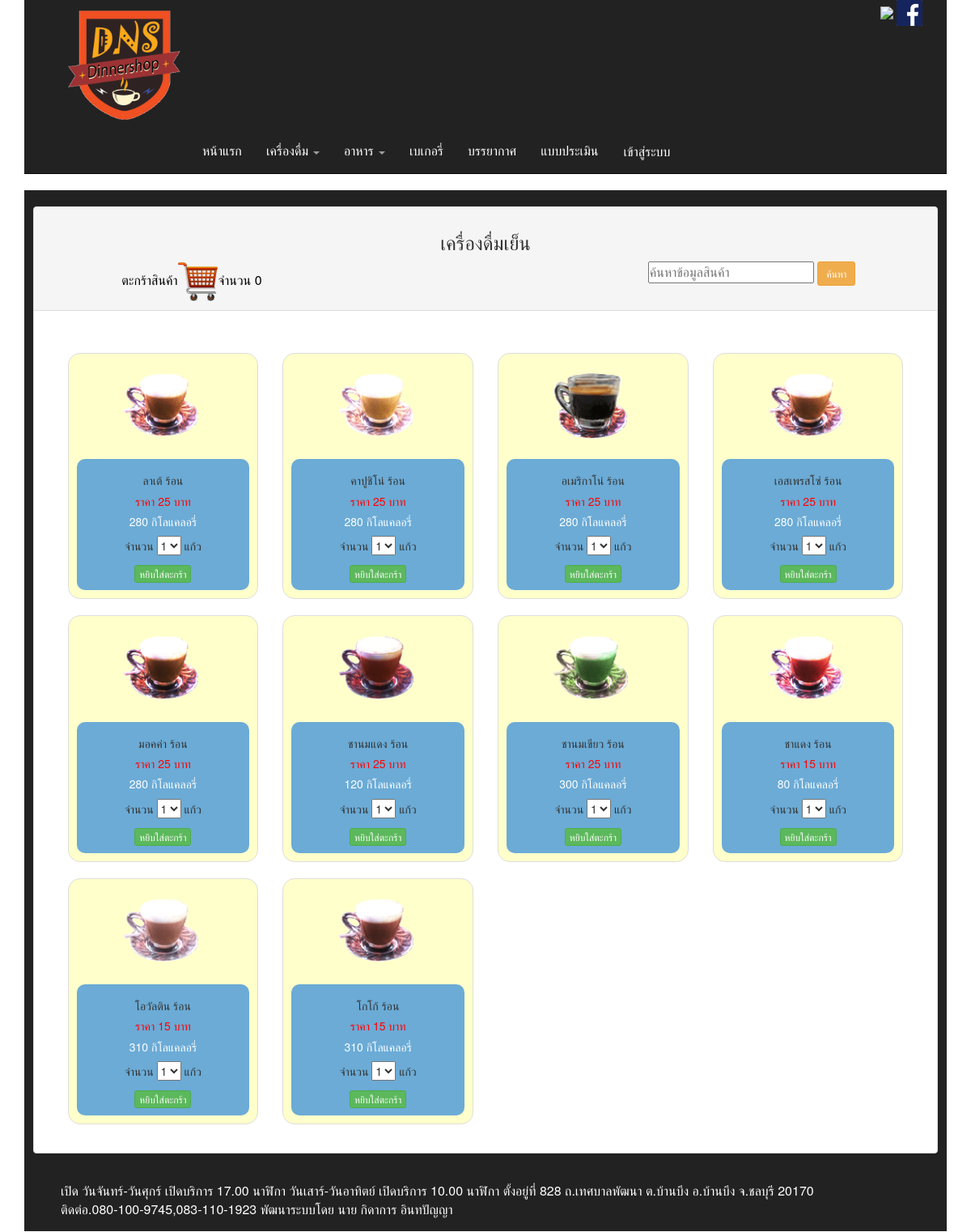
The page /Hot_drink.php on the database its author committed.
### tables this page shows
CREATE TABLE `product` (
  `pro_id` int(11) NOT NULL,
  `pro_name` varchar(100) NOT NULL,
  `price` int(11) NOT NULL,
  `Description` varchar(100) NOT NULL,
  `cat_id` int(11) NOT NULL,
  `image` text NOT NULL,
  `pro_number` int(11) NOT NULL,
  `calories` varchar(100) NOT NULL
);

### Hot_drink.php (the view, shortened to what this page needs)
<!DOCTYPE html>
<html lang="en">
    <head>
        <link href="css/bootstrap.css" rel="stylesheet">
        <link href="css/bootstrap.min.css" rel="stylesheet">
        <link href="css/dns_9.css" rel="stylesheet">
    </head>
    <body background='image/ui.jpg'>
        <?php
        include "menu.php";
        include("conn.php");
        $sql5 = "select*from orderdns where mem_id='$_SESSION[mem_id]' and order_id='' ";
        $res5 = mysqli_query($conn, $sql5);
        $row5 = mysqli_num_rows($res5);
        ?>
        <div class="container">
            <div class="navbar-inverse">
                <br>
                <div class="three panel panel-default">
                    <div class="panel-heading"><center><h3>เครื่องดื่มเย็น</h3></center>
                        <div class="row">
                            <div class="col-md-offset-1 col-xs-8 col-md-3">
                                <a href="proorder.php">
                                    <font color="#000000"size="3">
                                    ตะกร้าสินค้า<img src="image/zz.png"width="20%">จำนวน
                                    <?php echo $row5 ?>
                                </a>
                            </div>
                            <div class="col-md-offset-4 col-md-4 ">
                                <form  method="post" action="Search.php">
                                    <input type="text" name="search" placeholder="ค้นหาข้อมูลสินค้า">
                                    <button type="submit" class="btn btn-sm btn-warning ">ค้นหา</button>
                                </form>
                            </div>
                        </div>
                    </div>
                    <div class="three panel-body">
                        <?php
                        $sql = "select * from product where cat_id='1' order by pro_id";
                        $res = mysqli_query($conn, $sql);
                        ?>
                        <?php while ($row = mysqli_fetch_array($res)) {
                            ?>
                            <div class="form-group">
                                <div class="col-xs-12 col-sm-6 col-md-3">
                                    <div class="tableproduct thumbnail ">
                                        <img src="img_products/<?php echo $row["image"]; ?>" alt="..." width="50%"><br>
                                        <center>
                                            <div class=" tableproduct1 caption">
                                                <h5><?php echo $row["pro_name"] . " " . $row["Description"]; ?><p></p>
                                                <font color="red"><?php echo "ราคา" . " " . $row["price"] . " " . "บาท";?></font><p></p>
												<font color="#ffffff">
												<?php
												echo $row["calories"] . " " . "กิโลแคลอรี่";
												?></font><p></p>
                                                <form action='inorder.php' method='post' name='form2' id='form2'>
                                                     จำนวน <select name="number"id="number">
                                                            <option value="1" selected>1</option >
                                                        </select> แก้ว<br>
                                                        </h5>
                                                        <input type="submit" class="btn btn-xs btn-success" name="button" id="button"  value="หยิบใส่ตะกร้า"/>
                                            </div>
                                        </center>
                                    </div>
                                </div>
                            </div>
                        <?php }
                        ?>
                    </div>
                </div>
                <?php include("footer.php");
                ?>
            </div>
        </div>
    </body>
</html>

### css/dns_9.css (style rules this page uses)
* { margin: 0; padding: 0; box-sizing: border-box; }
.thumbnail { max-width: 100%; }
img { max-width: 100%; }

### Translate.php (style rules this page uses)
body { top: 0px !important; }
font { background: transparent !important; }

### rows shown on the page
product: image (picture), pro_name "ลาเต้", Description "ร้อน", price "25", calories "280"
product: image (picture), pro_name "คาปูชิโน่", Description "ร้อน", price "25", calories "280"
product: image (picture), pro_name "อเมริกาโน่", Description "ร้อน", price "25", calories "280"
product: image (picture), pro_name "เอสเพรสโซ่", Description "ร้อน", price "25", calories "280"
product: image (picture), pro_name "มอคค่า", Description "ร้อน", price "25", calories "280"
product: image (picture), pro_name "ชานมแดง", Description "ร้อน", price "25", calories "120"
product: image (picture), pro_name "ชานมเขียว", Description "ร้อน", price "25", calories "300"
product: image (picture), pro_name "ชาแดง", Description "ร้อน", price "15", calories "80"
product: image (picture), pro_name "โอวัลติน", Description "ร้อน", price "15", calories "310"
product: image (picture), pro_name "โกโก้", Description "ร้อน", price "15", calories "310"

### other values the page prints
$row5 "0"
